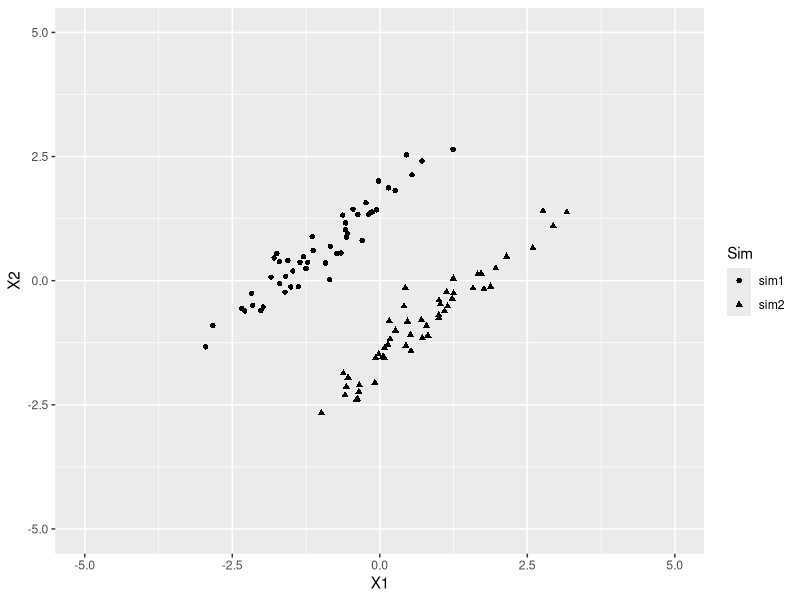
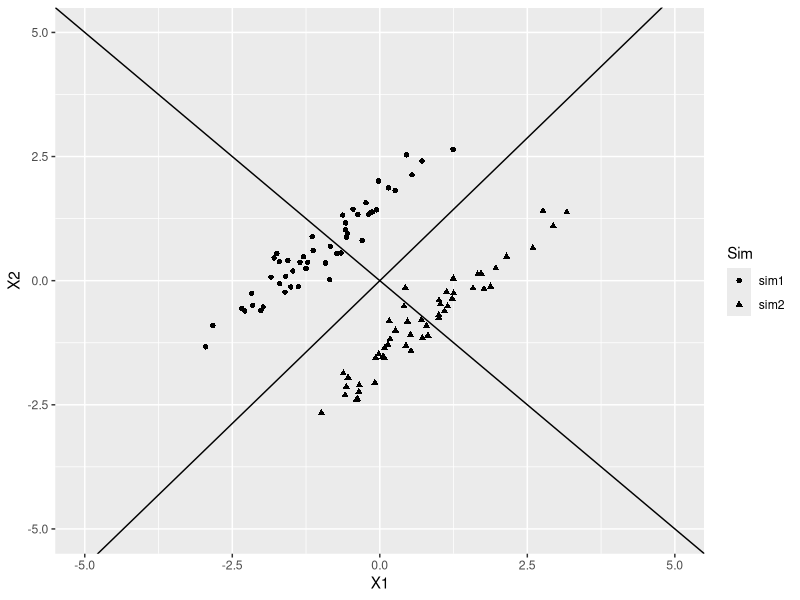
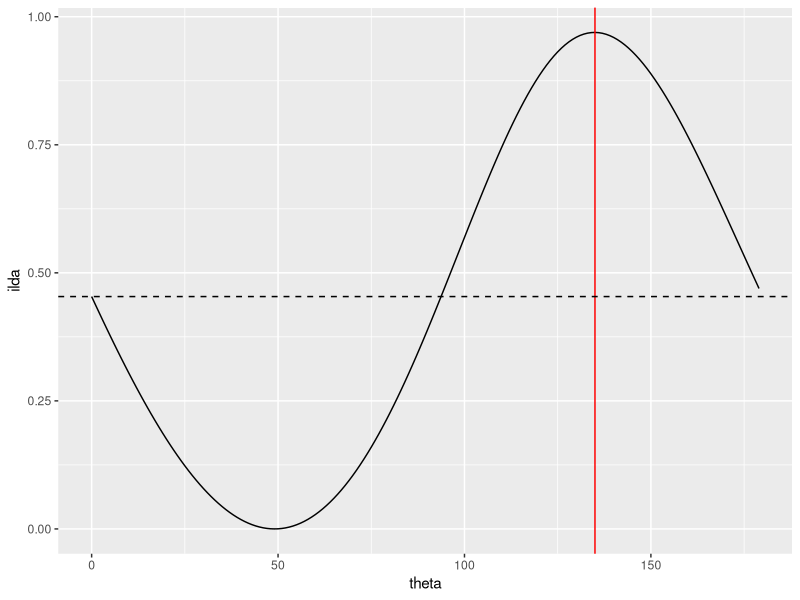
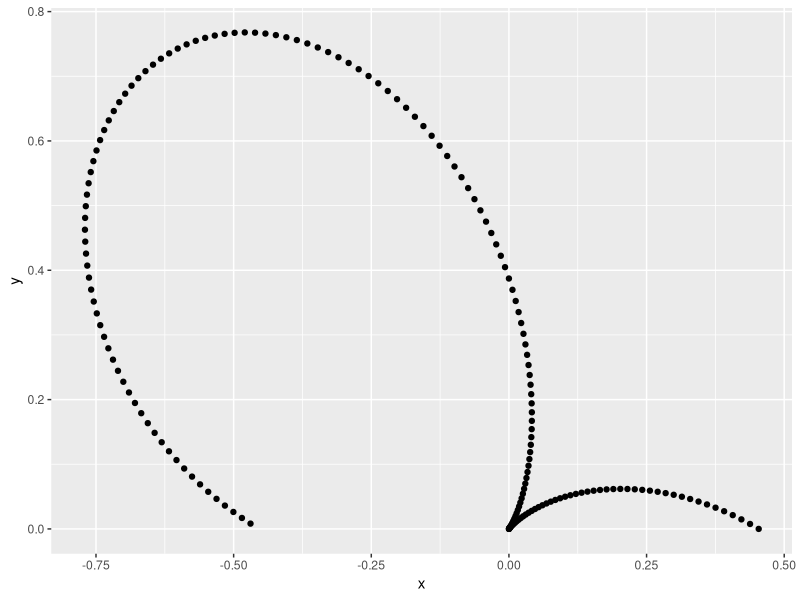
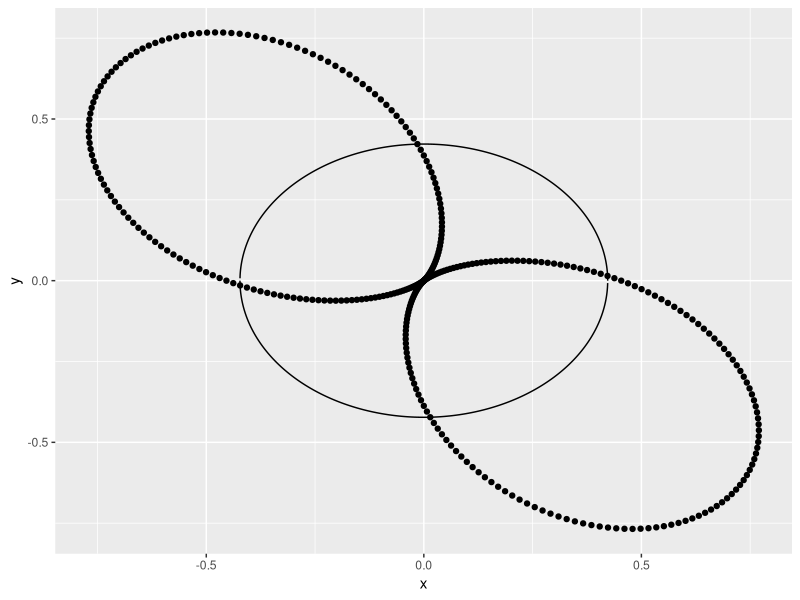
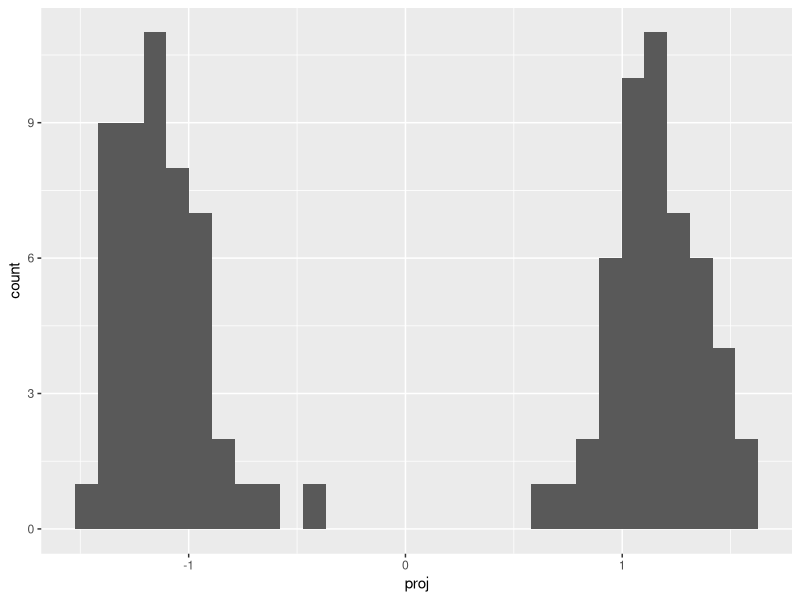
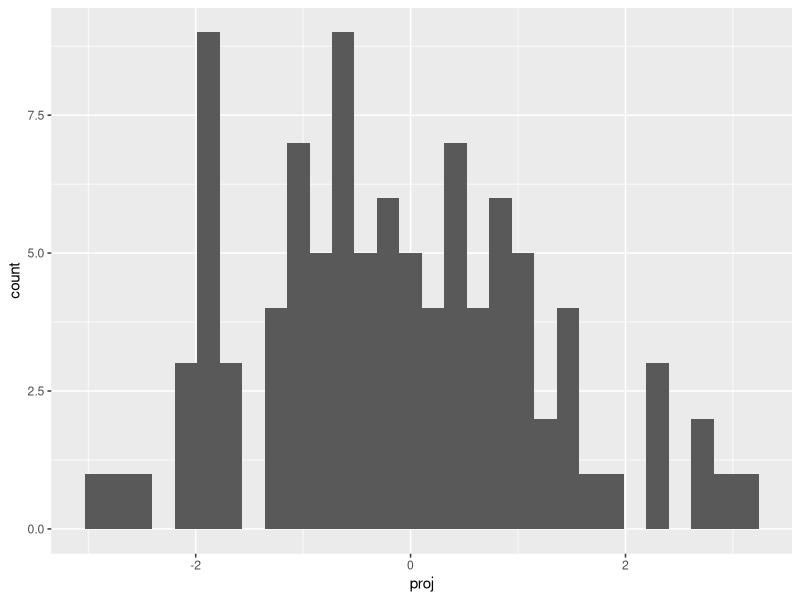

Write the R code that produced these figures, in order.
## ---- chunk 1
library(plyr)
library(MASS)
library(ggplot2)
library(rrcov)
## ---- chunk 2
f <- function(d) {
  names(d)[1]<-"Class"
  xb <- apply(d[,-1],2,mean)
  xbi <- ddply(d, .(Class), function(x) {apply(x[,-1],2,mean)} )
  n <-table(d[,1])
  sbw <- matrix(0,ncol=ncol(d)-1,nrow=ncol(d)-1)
  for(i in 1:length(n)){
    aux <- as.matrix(xbi[i,-1]-xb)
    sbw<-(t(aux)%*%aux)*n[i]+sbw
    }
  wi <- daply(d,.(Class),function(x) var(x[,-1])*(length(x[,1])-1))
  
  swi <- apply(wi,c(2,3),sum)
  list(swi,sbw)  
  }

## ---- chunk 3
set.seed(123)
bivn <- mvrnorm(50, mu = c(-1, 0.6), Sigma = matrix(c(1, 0.95, 0.95, 1), 2))
bivn2 <- mvrnorm(50, mu = c(1, -0.6), Sigma = matrix(c(1, 0.95, 0.95, 1), 2))

d1 <-data.frame(Sim="sim1",bivn)
d2 <-data.frame(Sim="sim2",bivn2)
dat.sim <- rbind(d1,d2)


## ---- chunk 4
ggplot(data=dat.sim,aes(x=X1,y=X2))+geom_point(aes(shape=Sim))+
  scale_y_continuous(limits=c(-5,5)) + scale_x_continuous(limits=c(-5,5))

## ---- chunk 5
#projection vector evaluated in radianes
theta <- 0:179
a <- data.frame(a1=cos(theta*pi/180),a2=sin(theta*pi/180))
res <- f(dat.sim)
swi <- res[[1]]
sbw <- res[[2]]

#LDA index is computed using the projection vectors in radianes
ilda <-apply(a,1,function(x){
  x <- matrix(x,nrow=2)
  1- (t(x)%*%swi%*%x)/(t(x)%*%(swi+sbw)%*%x) 
  
  }
  )

ilda.aov <- function(theta){
dattr <- data.frame(Sim=dat.sim$Sim,X1=dat.sim[,2]*cos(theta*pi/180),X2=sin(theta*pi/180)*dat.sim[,3])
dattr$suma <- dattr$X1+dattr$X2
anova(lm(suma~Sim,data=dattr))[[2]][[1]]/sum(anova(lm(suma~Sim,data=dattr))[[2]])
}

ilda.rm <- mdply(data.frame(theta=0:179),ilda.aov)
## ---- chunk 6
wmi <-which.min(ilda)-1
wma <- which.max(ilda)-1

ggplot(data=dat.sim,aes(x=X1,y=X2))+geom_point(aes(shape=Sim))+
  scale_y_continuous(limits=c(-5,5)) + scale_x_continuous(limits=c(-5,5))+ 
  geom_abline(intercept=0,slope=sin(wma*pi/180)/cos(wma*pi/180))+
  geom_abline(intercept=0,slope=sin(wmi*pi/180)/cos(wmi*pi/180))
  
## ---- chunk 7
dat.pl<-data.frame(ilda=ilda,theta=theta)
aux<-which.max(ilda)-1
aux2<-which.min(ilda)-1
ggplot(data=dat.pl,aes(x=theta, y= ilda) )+geom_line()+geom_vline(xintercept=aux,colour=I("red")) +
  geom_hline(yintercept=ilda[[1]],linetype="dashed")
## ---- chunk 8

df <- data.frame(x=cos(theta*pi/180)*median(ilda),y=sin(theta*pi/180)*median(ilda))
df2 <- data.frame(x=cos(theta*pi/180)*ilda,y=sin(theta*pi/180)*ilda)

ggplot(data=df2,aes(x=x,y=y))+geom_point() 

## ---- chunk 9
p1 <- ggplot(df)  + geom_line(aes(x=x,y=y))+geom_line(aes(x=-x,y=-y)) 
p1 + geom_point(data=df2,aes(x=x,y=y)) + geom_point(data=df2,aes(x=-x,y=-y)) 

## ---- chunk 10
ilda.best <- ilda[wma]
proj.data.best <- data.frame(Sim=dat.sim[,1],proj=cos(wma*pi/180)*dat.sim[,2]+sin(wma*pi/180)*dat.sim[,3])
proj.data.nobest <- data.frame(Sim=dat.sim[,1],proj=cos(wmi*pi/180)*dat.sim[,2]+sin(wmi*pi/180)*dat.sim[,3])
ggplot(proj.data.best,aes(x=proj))+geom_histogram()
ggplot(proj.data.nobest,aes(x=proj))+geom_histogram()
